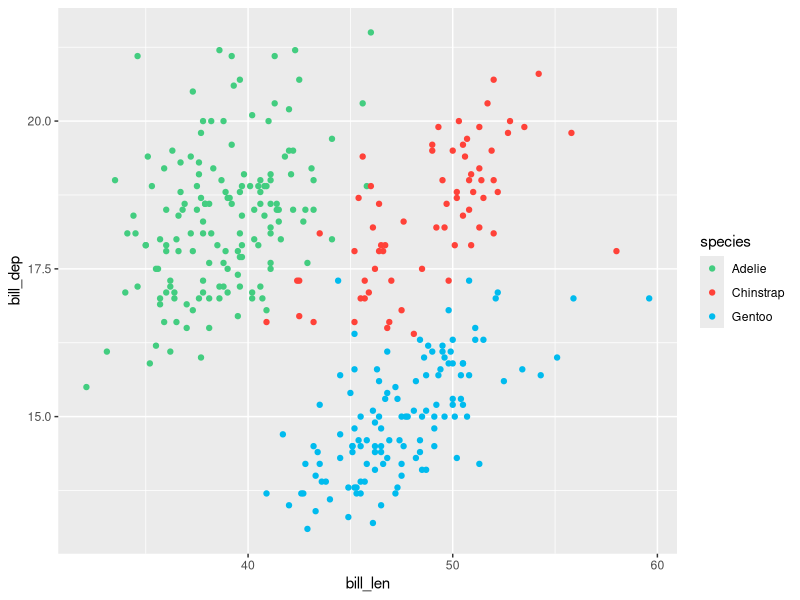

This chart was generated by the following R code:
# What's base R, what's tidyverse?

library(dplyr)
library(ggplot2)

# mean bill length by species
penguins |>
  summarise(mean_bill_len = mean(bill_len, na.rm = TRUE), .by = species)

# plot of bill length and depth
ggplot(penguins, aes(bill_len, bill_dep, colour = species)) +
  geom_point() +
  scale_color_manual(values = c("seagreen3", "#FF4239", "#0BE"))
